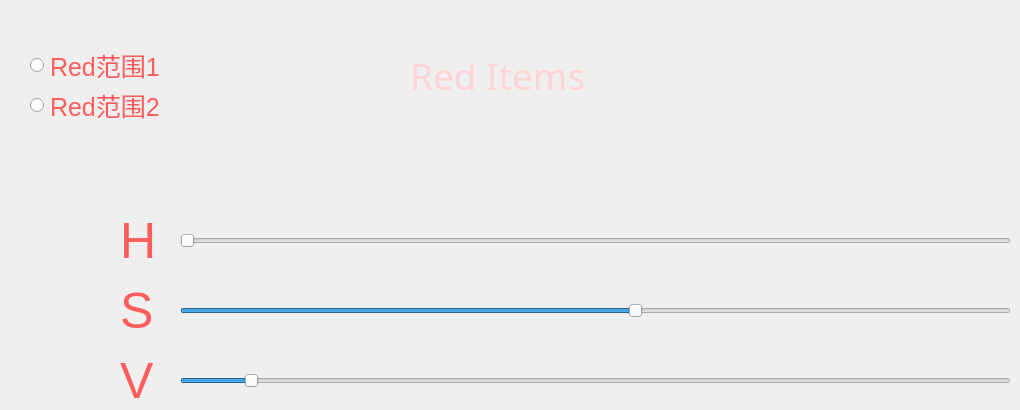
        <widget class="QWidget" name="Red_down_Page">
         <widget class="QLabel" name="label_21">
          <property name="geometry">
           <rect>
            <x>120</x>
            <y>360</y>
            <width>61</width>
            <height>41</height>
           </rect>
          </property>
          <property name="styleSheet">
           <string notr="true">color:rgb(255, 92, 92);
font-size:50px;</string>
          </property>
          <property name="text">
           <string>V</string>
          </property>
         </widget>
         <widget class="QSlider" name="Red_down_S">
          <property name="geometry">
           <rect>
            <x>180</x>
            <y>290</y>
            <width>831</width>
            <height>41</height>
           </rect>
          </property>
          <property name="maximum">
           <number>255</number>
          </property>
          <property name="value">
           <number>140</number>
          </property>
          <property name="sliderPosition">
           <number>140</number>
          </property>
          <property name="orientation">
           <enum>Qt::Horizontal</enum>
          </property>
          <property name="invertedControls">
           <bool>false</bool>
          </property>
          <property name="tickPosition">
           <enum>QSlider::NoTicks</enum>
          </property>
         </widget>
         <widget class="QSlider" name="Red_down_V">
          <property name="geometry">
           <rect>
            <x>180</x>
            <y>360</y>
            <width>831</width>
            <height>41</height>
           </rect>
          </property>
          <property name="maximum">
           <number>255</number>
          </property>
          <property name="value">
           <number>20</number>
          </property>
          <property name="orientation">
           <enum>Qt::Horizontal</enum>
          </property>
         </widget>
         <widget class="QLabel" name="label_22">
          <property name="geometry">
           <rect>
            <x>350</x>
            <y>100</y>
            <width>381</width>
            <height>71</height>
           </rect>
          </property>
          <property name="text">
           <string>&lt;html&gt;&lt;head/&gt;&lt;body&gt;&lt;p&gt;&lt;br/&gt;&lt;/p&gt;&lt;/body&gt;&lt;/html&gt;</string>
          </property>
         </widget>
         <widget class="QLabel" name="label_23">
          <property name="geometry">
           <rect>
            <x>410</x>
            <y>10</y>
            <width>221</width>
            <height>131</height>
           </rect>
          </property>
          <property name="sizePolicy">
           <sizepolicy hsizetype="Fixed" vsizetype="Preferred">
            <horstretch>0</horstretch>
            <verstretch>0</verstretch>
           </sizepolicy>
          </property>
          <property name="minimumSize">
           <size>
            <width>20</width>
            <height>20</height>
           </size>
          </property>
          <property name="baseSize">
           <size>
            <width>0</width>
            <height>0</height>
           </size>
          </property>
          <property name="font">
           <font>
            <family>华文隶书</family>
            <pointsize>28</pointsize>
           </font>
          </property>
          <property name="mouseTracking">
           <bool>true</bool>
          </property>
          <property name="tabletTracking">
           <bool>false</bool>
          </property>
          <property name="toolTipDuration">
           <number>0</number>
          </property>
          <property name="whatsThis">
           <string>&lt;html&gt;&lt;head/&gt;&lt;body&gt;&lt;p&gt;智能防疫系统 Demo&lt;/p&gt;&lt;/body&gt;&lt;/html&gt;</string>
          </property>
          <property name="text">
           <string>&lt;html&gt;&lt;head/&gt;&lt;body&gt;&lt;p&gt;&lt;span style=&quot; color:#ffd4d4;&quot;&gt;Red Items&lt;/span&gt;&lt;/p&gt;&lt;/body&gt;&lt;/html&gt;</string>
          </property>
          <property name="indent">
           <number>-4</number>
          </property>
         </widget>
         <widget class="QSlider" name="Red_down_H">
          <property name="geometry">
           <rect>
            <x>180</x>
            <y>220</y>
            <width>831</width>
            <height>41</height>
           </rect>
          </property>
          <property name="maximum">
           <number>180</number>
          </property>
          <property name="sliderPosition">
           <number>0</number>
          </property>
          <property name="orientation">
           <enum>Qt::Horizontal</enum>
          </property>
          <property name="tickPosition">
           <enum>QSlider::NoTicks</enum>
          </property>
         </widget>
         <widget class="QLabel" name="label_24">
          <property name="geometry">
           <rect>
            <x>120</x>
            <y>220</y>
            <width>61</width>
            <height>41</height>
           </rect>
          </property>
          <property name="styleSheet">
           <string notr="true">color:rgb(255, 92, 92);
font-size:50px;</string>
          </property>
          <property name="text">
           <string>H</string>
          </property>
         </widget>
         <widget class="QLabel" name="label_25">
          <property name="geometry">
           <rect>
            <x>120</x>
            <y>290</y>
            <width>61</width>
            <height>41</height>
           </rect>
          </property>
          <property name="styleSheet">
           <string notr="true">color:rgb(255, 92, 92);
font-size:50px;</string>
          </property>
          <property name="text">
           <string>S</string>
          </property>
         </widget>
         <widget class="QRadioButton" name="Red_range1">
          <property name="geometry">
           <rect>
            <x>30</x>
            <y>50</y>
            <width>211</width>
            <height>31</height>
           </rect>
          </property>
          <property name="styleSheet">
           <string notr="true">color:rgb(255, 92, 92);
font-size:25px;</string>
          </property>
          <property name="text">
           <string>Red范围1</string>
          </property>
         </widget>
         <widget class="QRadioButton" name="Red_range2">
          <property name="geometry">
           <rect>
            <x>30</x>
            <y>90</y>
            <width>211</width>
            <height>31</height>
           </rect>
          </property>
          <property name="styleSheet">
           <string notr="true">color:rgb(255, 92, 92);
font-size:25px;</string>
          </property>
          <property name="text">
           <string>Red范围2</string>
          </property>
         </widget>
        </widget>
